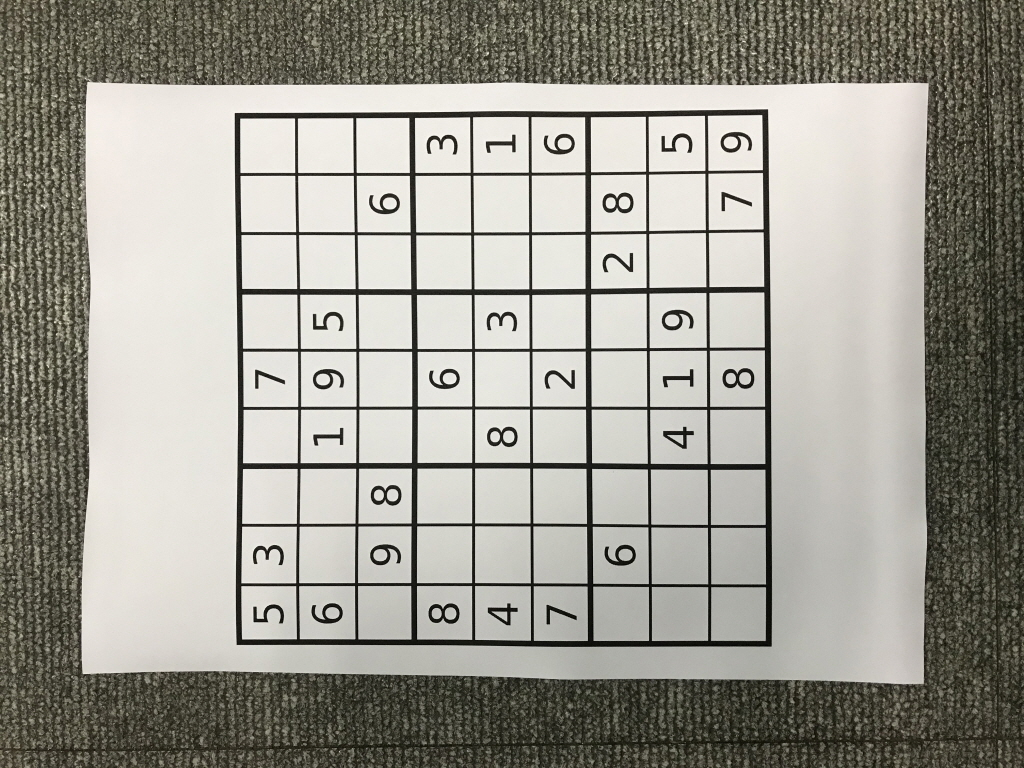
#> input picture sIMG_2164.jpg, 1024 x 768 px
$ jupyter execute chap154.ipynb
#> lines starting #> are read from the running program, lines starting #| are printed output that depends on the picture
[cell 1]
import cv2
import numpy as np
from matplotlib import pyplot as plt

[cell 2]
img = cv2.imread('sIMG_2164.jpg')
#> img is the input picture: shape (768, 1024, 3); mean B, G, R 146.2, 155.1, 157.1
gray= cv2.cvtColor(img,cv2.COLOR_BGR2GRAY)
sift = cv2.SIFT_create()
kp,des = sift.detectAndCompute(gray,None)
#> kp = 10095 keypoints; strongest (x, y, size): (723, 209, 2.7), (690, 150, 2.8), (631, 255, 2.6), (455, 152, 2.6)
img=cv2.drawKeypoints(gray,kp,img)
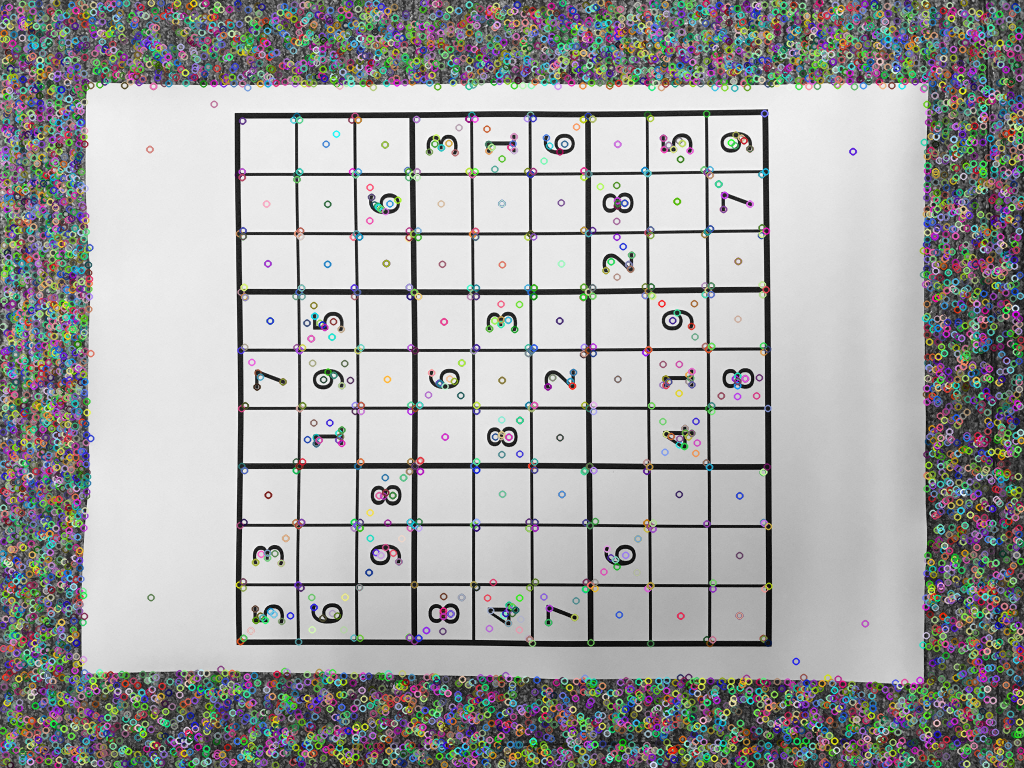
#> img: shape (768, 1024, 3); mean B, G, R 162, 162.3, 162.1
plt.imshow(img), plt.show()


$ run again, with sIMG_2168.jpg copied over sIMG_2164.jpg
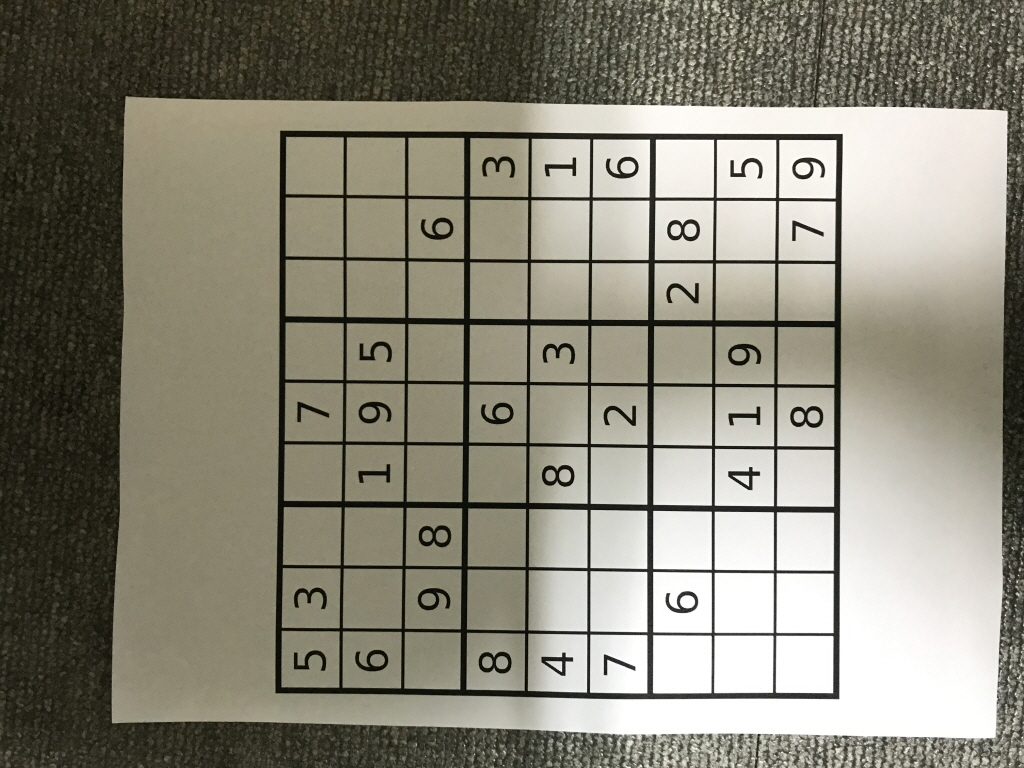
#> input picture sIMG_2168.jpg, 1024 x 768 px
#> img is the input picture: shape (768, 1024, 3); mean B, G, R 120.1, 134.1, 137.3
#> `gray= cv2.cvtColor(img,cv2.COLOR_BGR2GRAY)`:
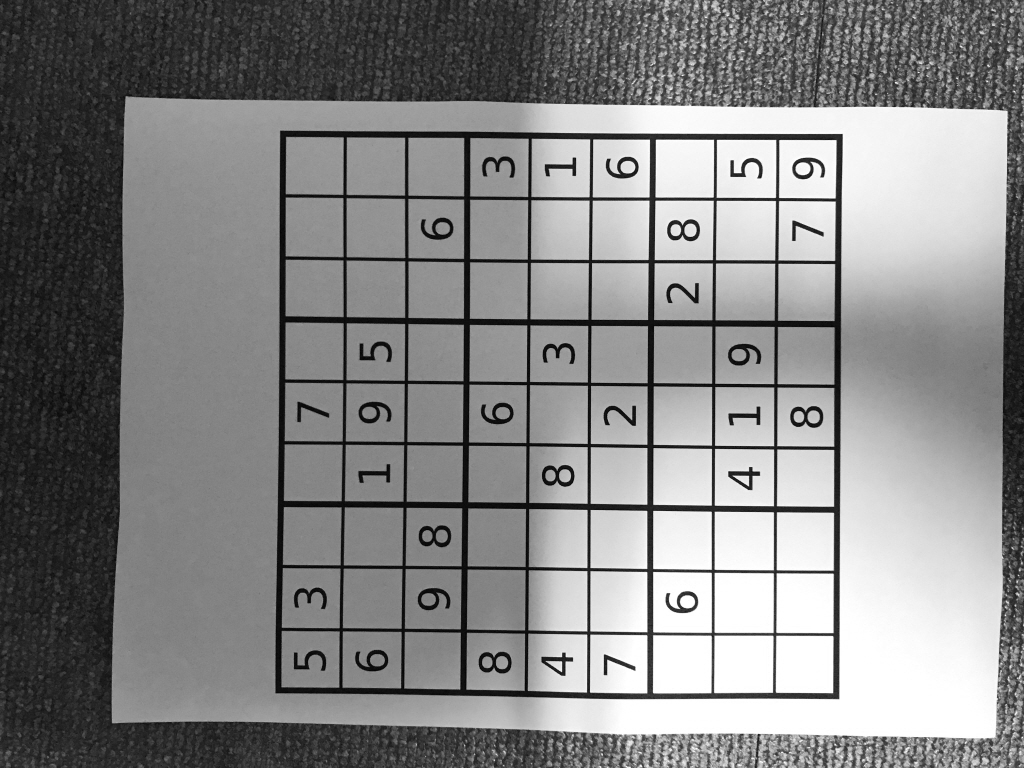
#> gray: shape (768, 1024); min 2, max 255, mean 133.4
#> kp = 4871 keypoints; strongest (x, y, size): (605, 673, 2.8), (732, 162, 2.8), (822, 175, 2.8), (757, 473, 3.3)
#> `img=cv2.drawKeypoints(gray,kp,img)`:
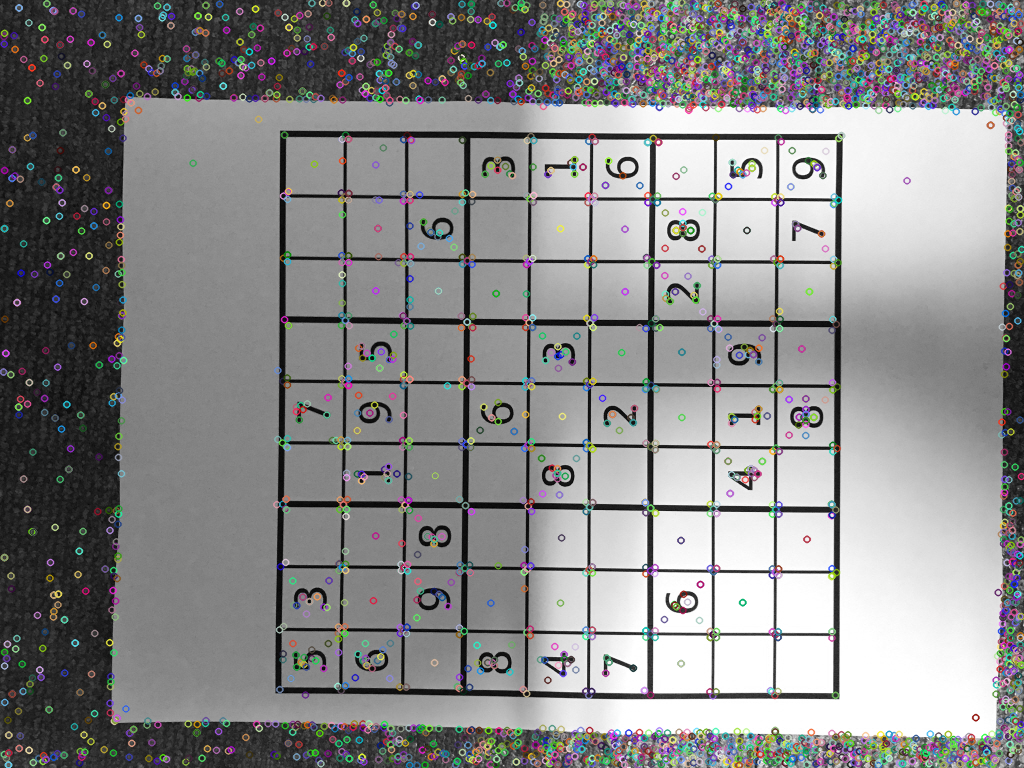
#> img: shape (768, 1024, 3); mean B, G, R 136.2, 136.3, 136.2

$ run again, with sIMG_2177.jpg copied over sIMG_2164.jpg
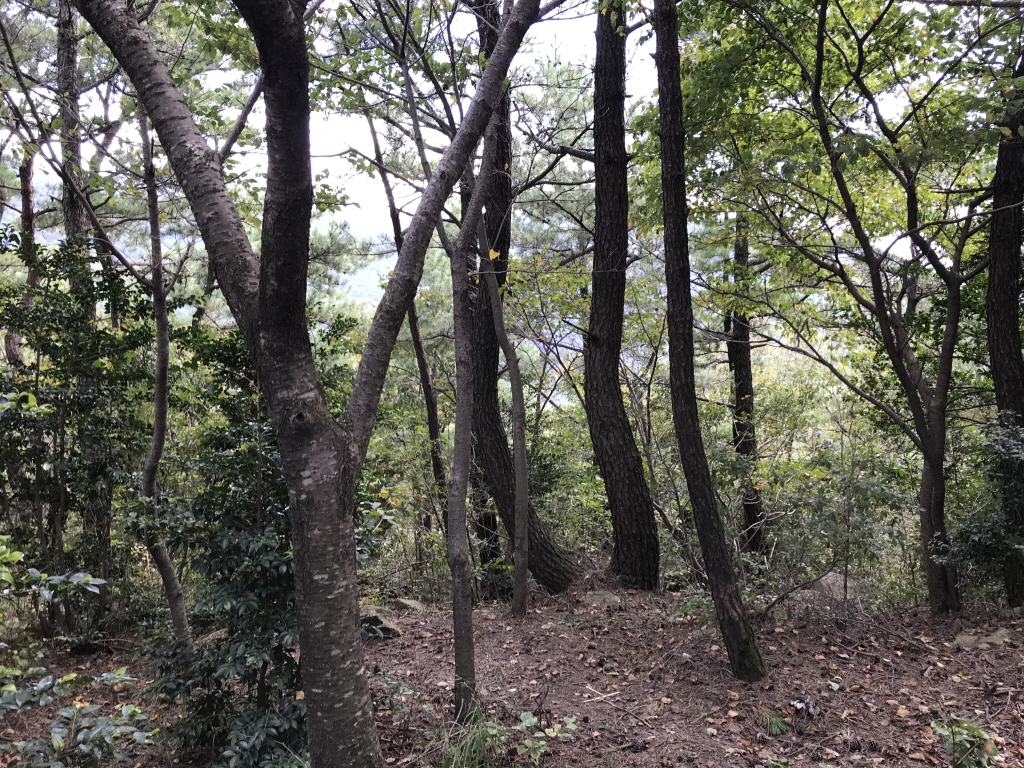
#> input picture sIMG_2177.jpg, 1024 x 768 px
#> img is the input picture: shape (768, 1024, 3); mean B, G, R 86.8, 96.1, 97.1
#> `gray= cv2.cvtColor(img,cv2.COLOR_BGR2GRAY)`:
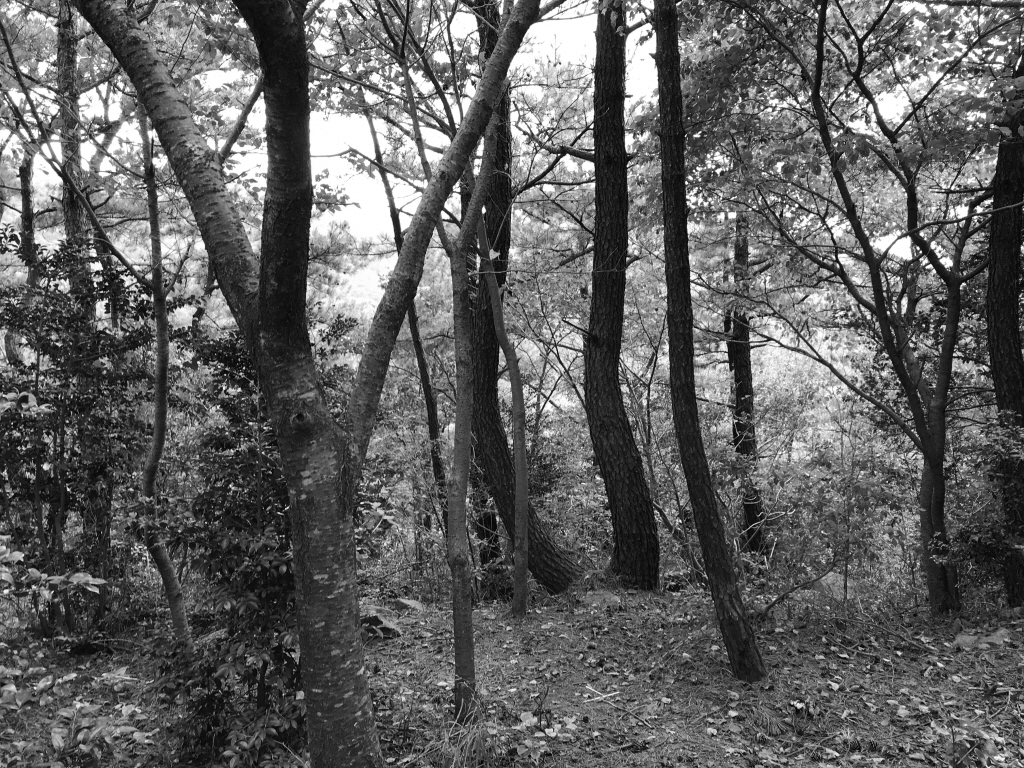
#> gray: shape (768, 1024); min 3, max 255, mean 95.4
#> kp = 13094 keypoints; strongest (x, y, size): (484, 210, 3.3), (686, 183, 2.1), (918, 248, 2.1), (888, 313, 2.2)
#> `img=cv2.drawKeypoints(gray,kp,img)`:
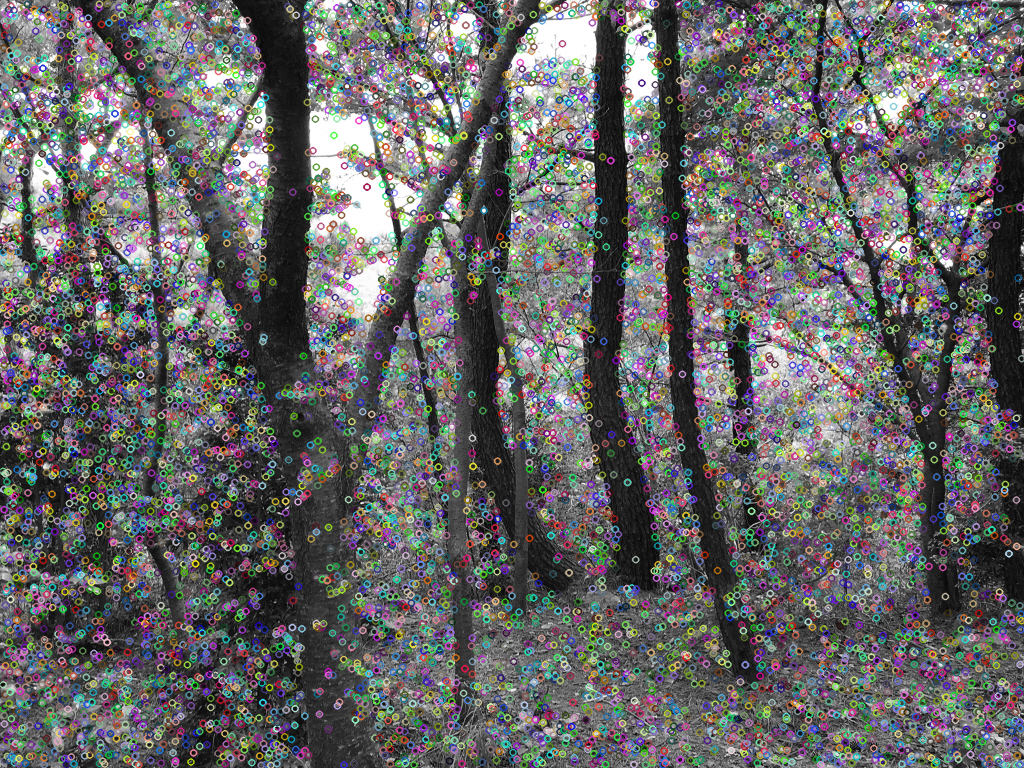
#> img: shape (768, 1024, 3); mean B, G, R 101, 101.4, 101.4

$ run again, with sIMG_2180.jpg copied over sIMG_2164.jpg
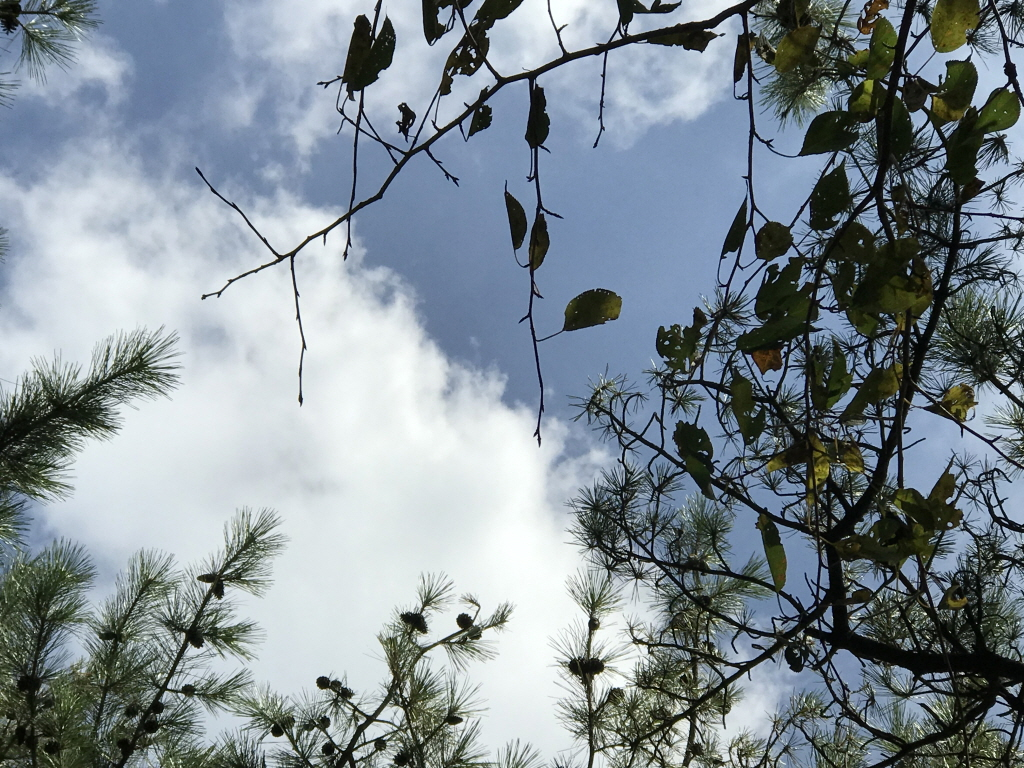
#> input picture sIMG_2180.jpg, 1024 x 768 px
#> img is the input picture: shape (768, 1024, 3); mean B, G, R 148.6, 141.1, 129.6
#> `gray= cv2.cvtColor(img,cv2.COLOR_BGR2GRAY)`:
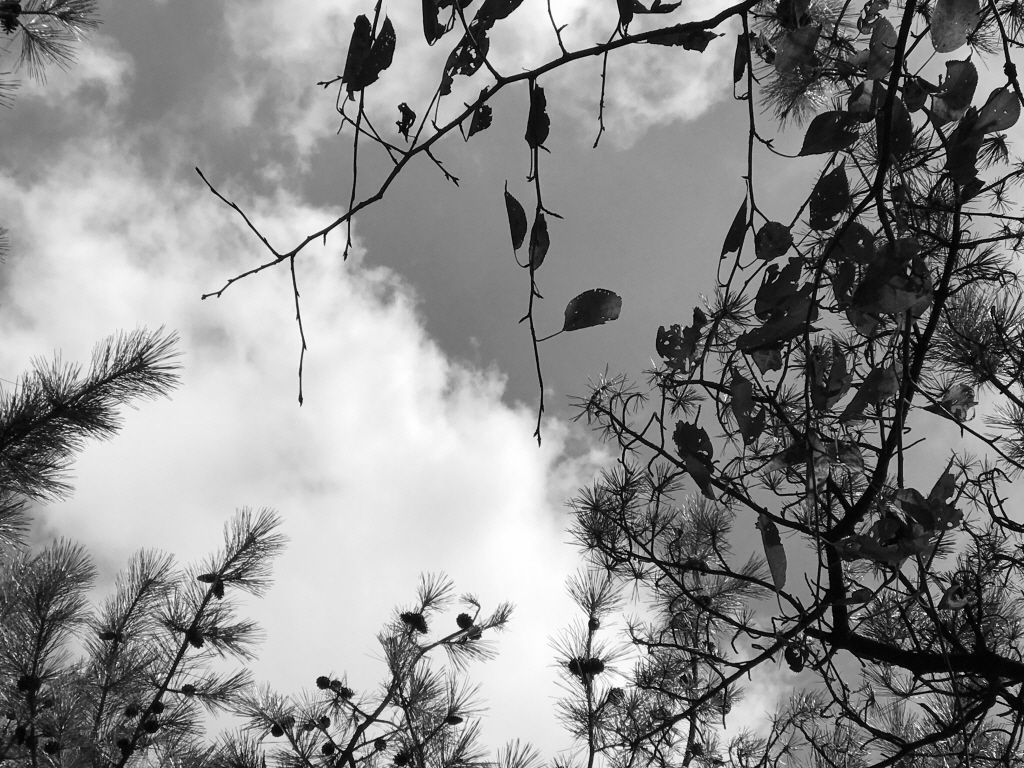
#> gray: shape (768, 1024); min 0, max 255, mean 138.6
#> kp = 6168 keypoints; strongest (x, y, size): (925, 614, 1.9), (585, 667, 19.9), (323, 682, 8.3), (472, 64, 2.4)
#> `img=cv2.drawKeypoints(gray,kp,img)`:
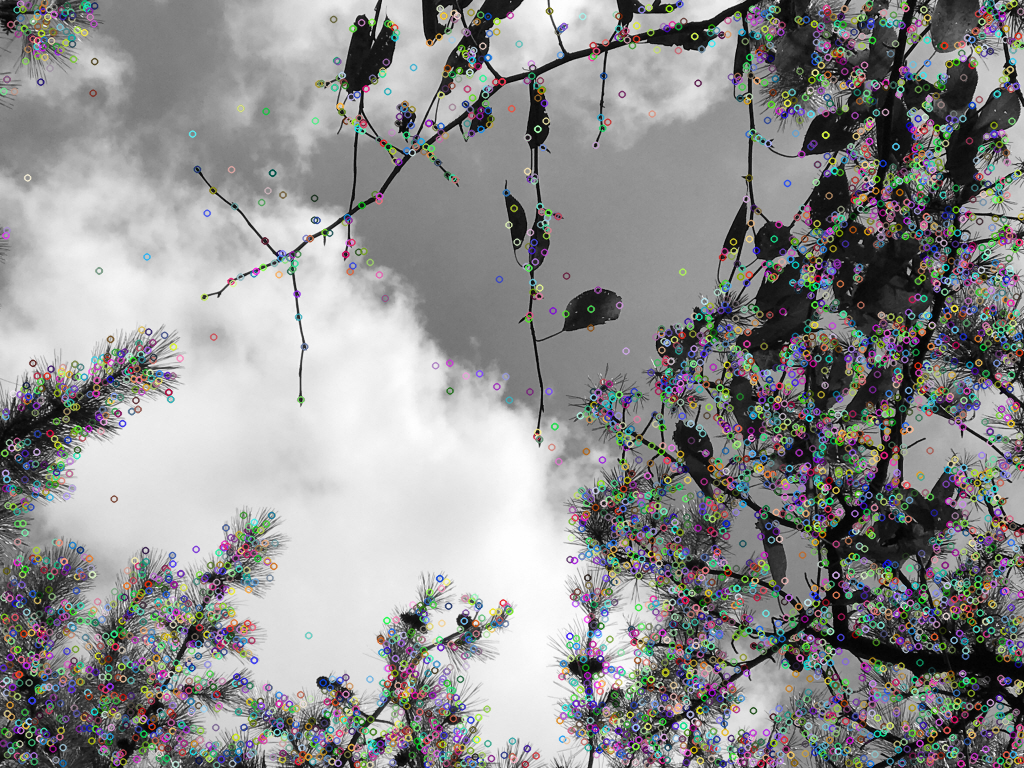
#> img: shape (768, 1024, 3); mean B, G, R 142.6, 142.7, 142.6
